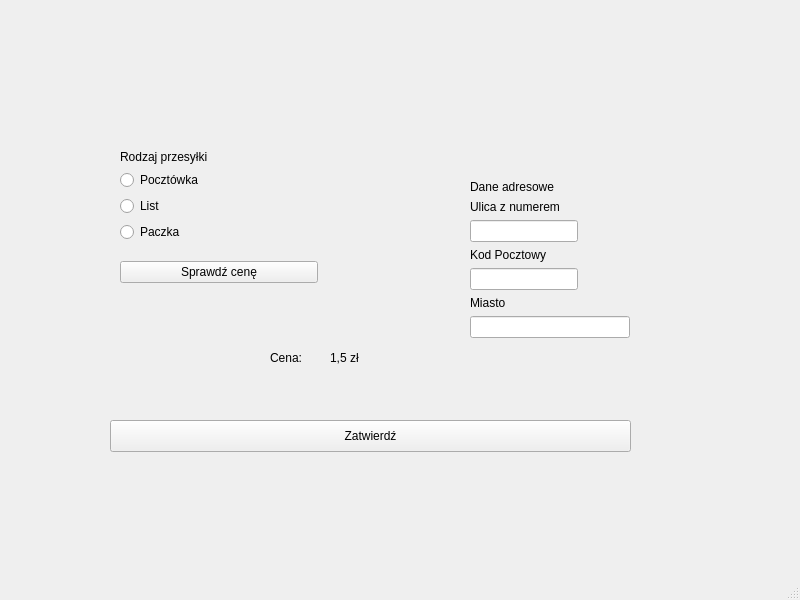
<?xml version="1.0" encoding="UTF-8"?>
<ui version="4.0">
 <class>MainWindow</class>
 <widget class="QMainWindow" name="MainWindow">
  <property name="geometry">
   <rect>
    <x>0</x>
    <y>0</y>
    <width>800</width>
    <height>600</height>
   </rect>
  </property>
  <property name="windowTitle">
   <string>MainWindow</string>
  </property>
  <widget class="QWidget" name="centralwidget">
   <widget class="QWidget" name="formLayoutWidget_2">
    <property name="geometry">
     <rect>
      <x>470</x>
      <y>180</y>
      <width>160</width>
      <height>209</height>
     </rect>
    </property>
    <layout class="QFormLayout" name="formLayout_3">
     <property name="labelAlignment">
      <set>Qt::AlignLeading|Qt::AlignLeft|Qt::AlignVCenter</set>
     </property>
     <item row="1" column="0">
      <widget class="QLabel" name="label_2">
       <property name="text">
        <string>Ulica z numerem</string>
       </property>
      </widget>
     </item>
     <item row="2" column="0">
      <widget class="QLineEdit" name="street"/>
     </item>
     <item row="3" column="0">
      <widget class="QLabel" name="label_3">
       <property name="text">
        <string>Kod Pocztowy</string>
       </property>
      </widget>
     </item>
     <item row="4" column="0">
      <widget class="QLineEdit" name="code"/>
     </item>
     <item row="5" column="0">
      <widget class="QLabel" name="label_4">
       <property name="text">
        <string>Miasto</string>
       </property>
      </widget>
     </item>
     <item row="6" column="0" colspan="2">
      <widget class="QLineEdit" name="city"/>
     </item>
     <item row="0" column="0">
      <widget class="QLabel" name="label_5">
       <property name="text">
        <string>Dane adresowe</string>
       </property>
      </widget>
     </item>
    </layout>
   </widget>
   <widget class="QLabel" name="label_6">
    <property name="geometry">
     <rect>
      <x>270</x>
      <y>350</y>
      <width>58</width>
      <height>16</height>
     </rect>
    </property>
    <property name="text">
     <string>Cena:</string>
    </property>
   </widget>
   <widget class="QLabel" name="price">
    <property name="geometry">
     <rect>
      <x>330</x>
      <y>350</y>
      <width>58</width>
      <height>16</height>
     </rect>
    </property>
    <property name="text">
     <string>1,5 zł</string>
    </property>
   </widget>
   <widget class="QPushButton" name="pushButton_2">
    <property name="geometry">
     <rect>
      <x>110</x>
      <y>420</y>
      <width>521</width>
      <height>32</height>
     </rect>
    </property>
    <property name="text">
     <string>Zatwierdź</string>
    </property>
   </widget>
   <widget class="QLabel" name="image_label">
    <property name="geometry">
     <rect>
      <x>190</x>
      <y>350</y>
      <width>71</width>
      <height>51</height>
     </rect>
    </property>
    <property name="styleSheet">
     <string notr="true"/>
    </property>
    <property name="text">
     <string/>
    </property>
   </widget>
   <widget class="QLabel" name="image2_label">
    <property name="enabled">
     <bool>true</bool>
    </property>
    <property name="geometry">
     <rect>
      <x>110</x>
      <y>310</y>
      <width>151</width>
      <height>91</height>
     </rect>
    </property>
    <property name="layoutDirection">
     <enum>Qt::LeftToRight</enum>
    </property>
    <property name="autoFillBackground">
     <bool>false</bool>
    </property>
    <property name="text">
     <string/>
    </property>
    <property name="pixmap">
     <pixmap>../../Downloads/letter.png</pixmap>
    </property>
    <property name="scaledContents">
     <bool>true</bool>
    </property>
   </widget>
   <widget class="QWidget" name="">
    <property name="geometry">
     <rect>
      <x>120</x>
      <y>150</y>
      <width>198</width>
      <height>133</height>
     </rect>
    </property>
    <layout class="QVBoxLayout" name="verticalLayout">
     <item>
      <layout class="QFormLayout" name="formLayout_2">
       <property name="labelAlignment">
        <set>Qt::AlignLeading|Qt::AlignLeft|Qt::AlignVCenter</set>
       </property>
       <item row="0" column="0">
        <widget class="QLabel" name="label">
         <property name="text">
          <string>Rodzaj przesyłki</string>
         </property>
        </widget>
       </item>
       <item row="1" column="0">
        <widget class="QRadioButton" name="pocztowka">
         <property name="text">
          <string>Pocztówka</string>
         </property>
        </widget>
       </item>
       <item row="2" column="0">
        <widget class="QRadioButton" name="letter">
         <property name="text">
          <string>List</string>
         </property>
        </widget>
       </item>
       <item row="3" column="0">
        <widget class="QRadioButton" name="box">
         <property name="text">
          <string>Paczka</string>
         </property>
        </widget>
       </item>
      </layout>
     </item>
     <item>
      <widget class="QPushButton" name="pushButton">
       <property name="text">
        <string>Sprawdź cenę</string>
       </property>
      </widget>
     </item>
    </layout>
   </widget>
  </widget>
  <widget class="QMenuBar" name="menubar">
   <property name="geometry">
    <rect>
     <x>0</x>
     <y>0</y>
     <width>800</width>
     <height>24</height>
    </rect>
   </property>
  </widget>
  <widget class="QStatusBar" name="statusbar"/>
 </widget>
 <resources/>
 <connections/>
</ui>
